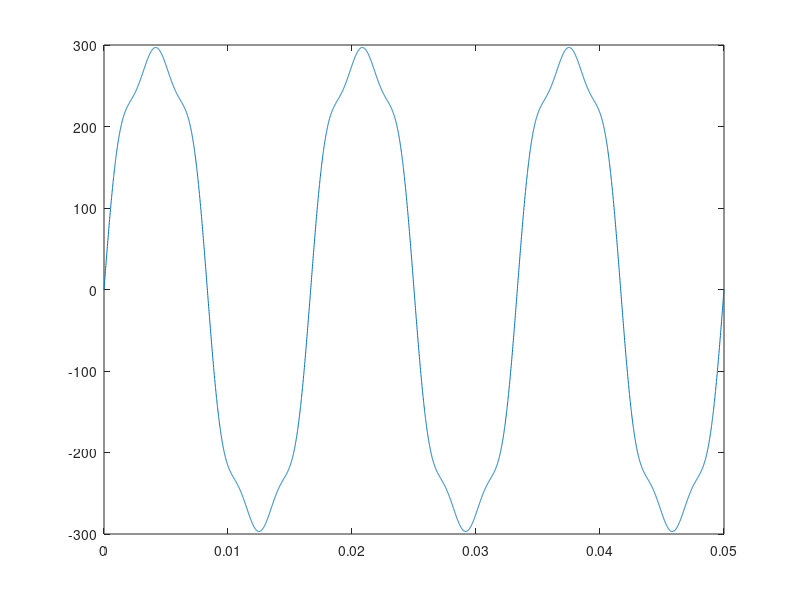

The MATLAB script that drew this image:
t = 0:0.00001:0.05;
w = 2*pi*60;
V = 220*sqrt(2)*sin(w*t) + 25*sqrt(2)*sin(3*w*t) + 15*sqrt(2)*sin(5*w*t);

plot(t,V);